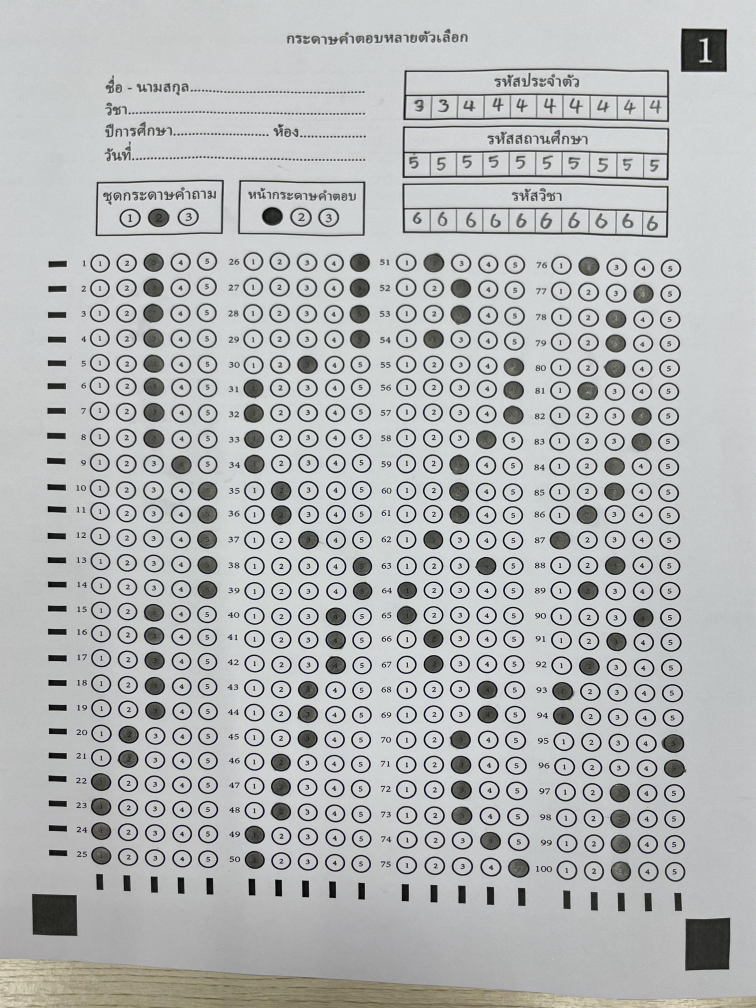
#> input picture unwarped/unwarped_IMG_7641.jpg, 3024 x 4032 px (shown at 1/4 size); the run also reads 1 picture not shown here
$ python multimaker.py
#> lines starting #> are read from the running program, lines starting #| are printed output that depends on the picture; after the words box and inside, x2 and y2 are one past the last pixel; in counts of white or black regions, pixels touching at a corner belong together
### Myclassbot.py
import cv2 as cv
import numpy as np


class Classbot:
    TRACKBAR_WINDOW = "Trackbars"
    def __init__(self, main_img, temp_img=""):
        self.tempimg = temp_img
        self.mainimg = main_img
        if temp_img is not None and isinstance(temp_img, np.ndarray):
            self.tempimg = temp_img


    def search(self,threshold=0.9,debug=False,mytxt=""):
        result = cv.matchTemplate(self.mainimg,self.tempimg,cv.TM_CCOEFF_NORMED)
        _,maxval,_,maxloc = cv.minMaxLoc(result)
        locations = np.where(result >= threshold)
        locations= list(zip(*locations[::-1]))
        #print(locations)
        height = self.tempimg.shape[0]
        width =  self.tempimg.shape[1]
        #print(maxval) ## ค่าความแม่นยำ
        #print(maxloc) ##  xy ที่เจอ จะเจอมุมซ้ายบนเสมอ
        rectangles =[]
        for loc in locations:
            rect = [int(loc[0]),int(loc[1]),width,height]
            rectangles.append(rect)
            rectangles.append(rect)
        point = []
        rectangles,_ =cv.groupRectangles(rectangles,groupThreshold=1,eps=0.2)
        #print(len(rectangles))
        if len(rectangles):
            for (x,y,w,h) in rectangles:
                topleft = (x,y)
                bottomright = (x+w,y+h)
                #get x y
                centerx = x + int( w / 2)
                centery = y +int( h / 2)
                ##add x y to point for click
                point.append((centerx,centery))
                if debug:
                    #puttxt
                    font = cv.FONT_ITALIC
                    #position
                    position = (topleft[0],topleft[1]-10)
                    #fontsize
                    fontsize = 0.5
                    #color
                    color = (255,0,255)
                    cv.putText(self.mainimg,mytxt,position,font,fontsize,color,thickness=2)
                    cv.rectangle(self.mainimg,topleft,bottomright,color=(255,0,255),thickness=2,lineType=cv.LINE_8)
                    cv.drawMarker(self.mainimg,(centerx,centery),color=(0,255,0),thickness=2,markerSize=40,markerType=cv.MARKER_CROSS)
        else:
            pass
            #print("ไม่เจอรูปภาพ")
        if debug:
            print(f"เจอรูปภาพทั้งหมด = {len(rectangles)}")
            print(point)
            ##show
            cv.imshow("result",self.mainimg)

        return point

    # [145 lines left out: functions getcolor, draw_rectangles, draw_crosshairs, init_control_gui, get_hsv_filter_from_controls, apply_hsv_filter and 1 more, not called in this run]


### multimaker.py
import cv2 as cv
import numpy as np
import os  # สำหรับการจัดการไฟล์และโฟลเดอร์
from Myclassbot import Classbot  # Import Classbot จาก Myclassbot.py

# กำหนดพาธโฟลเดอร์
input_folder = 'unwarped'  # โฟลเดอร์ที่เก็บภาพต้นฉบับ
template_folder = 'template'  # โฟลเดอร์ที่เก็บ Template
output_folder = 'results'  # โฟลเดอร์สำหรับบันทึกผลลัพธ์

# สร้างโฟลเดอร์สำหรับบันทึกผลลัพธ์หากยังไม่มี
os.makedirs(output_folder, exist_ok=True)

# โหลด Template (แนวนอนและแนวตั้ง)
templates = {
    'horizontal': os.path.join(template_folder, 'M1.JPG'),
    'vertical': os.path.join(template_folder, 'M3.JPG'),
}

# อ่านไฟล์ทั้งหมดในโฟลเดอร์ภาพต้นฉบับ
image_files = [f for f in os.listdir(input_folder) if f.lower().endswith(('.jpg', '.png'))]

# ประมวลผลแต่ละภาพในโฟลเดอร์
for image_file in image_files:
    print(f"Processing image: {image_file}")  # อ่านภาพทีละภาพ
    image_path = os.path.join(input_folder, image_file)

    # โหลดภาพต้นฉบับ
    main_image = cv.imread(image_path, cv.IMREAD_COLOR)
#> main_image is the input picture: shape (4032, 3024, 3); mean B, G, R 183.2, 183, 181
    if main_image is None:
        print(f"Error: Cannot load the image: {image_path}")
        continue

    # ปรับขนาดภาพต้นฉบับ
    resize_width, resize_height = 1024, 900
    main_image_resized = cv.resize(main_image, (resize_width, resize_height))
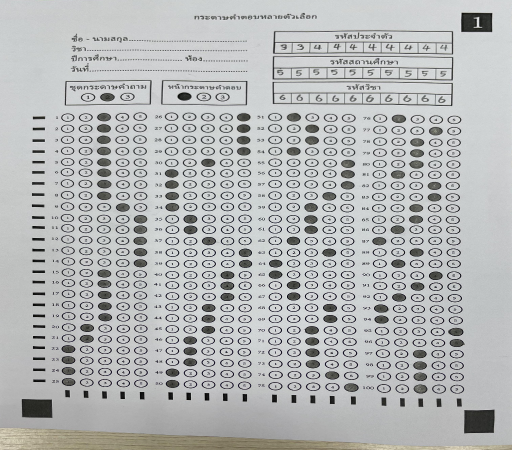
#> main_image_resized: shape (900, 1024, 3) (shown at 1/2 size); mean B, G, R 183.1, 182.8, 180.9

    # สร้างตัวแปรเก็บเส้นแนวนอนและแนวตั้ง
    horizontal_lines = []
    vertical_lines = []

    # เริ่มการประมวลผล Template ทั้งสองประเภท
    for name, pathimg in templates.items():
        print(f"Using template: {pathimg}")

        # โหลด Template
        template_image = cv.imread(pathimg, cv.IMREAD_COLOR)
        if template_image is None:
            print(f"Error: Cannot load the template image: {pathimg}")
            continue

        # ทดลองจับคู่หลายขนาด
        for scale in np.linspace(0.8, 1.2, 10):  # ทดลองปรับ Template หลายขนาด
            template_resized = cv.resize(template_image, (0, 0), fx=scale, fy=scale)

            # เรียกใช้ Classbot
            search = Classbot(main_image_resized, template_resized)
            points = search.search(debug=False, mytxt=name, threshold=0.7)  # ไม่ใช้ putText

            # เก็บเส้นแนวนอนหรือแนวตั้ง
            if points:
                print(f"Points found for {name}: {points}")
                if name == "horizontal":
                    for point in points:
                        # วาดเส้นแนวนอน
                        cv.line(main_image_resized, (0, point[1]), (resize_width, point[1]), (255, 0, 0), 1)
                        horizontal_lines.append(point[1])  # เก็บตำแหน่ง y
                elif name == "vertical":
                    for point in points:
                        # วาดเส้นแนวตั้ง
                        cv.line(main_image_resized, (point[0], 0), (point[0], resize_height), (0, 255, 0), 1)
                        vertical_lines.append(point[0])  # เก็บตำแหน่ง x
                break  # ออกจากการวนลูปเมื่อพบผลลัพธ์
            else:
                print(f"No matches found for scale {scale}")
#> this loop made 1 pass
#> (printed output is left out)
#> pass 1, in search, `result = cv.matchTemplate(self.mainimg,self.tempimg,cv.TM_CCOEFF_NORMED)`:
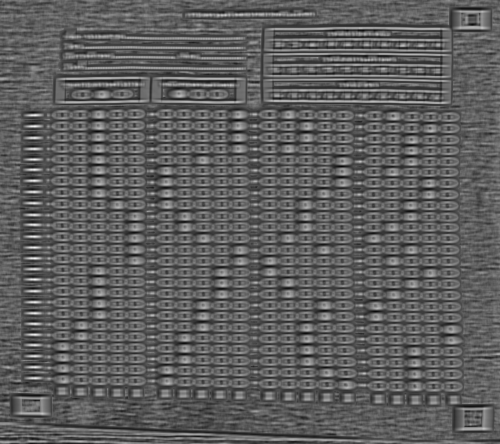
#> result: shape (888, 1000) float32 (shown at 1/2 size); min -0.555, max 0.914, mean -0.0101; drawn with min black and max white
#> after the loop:
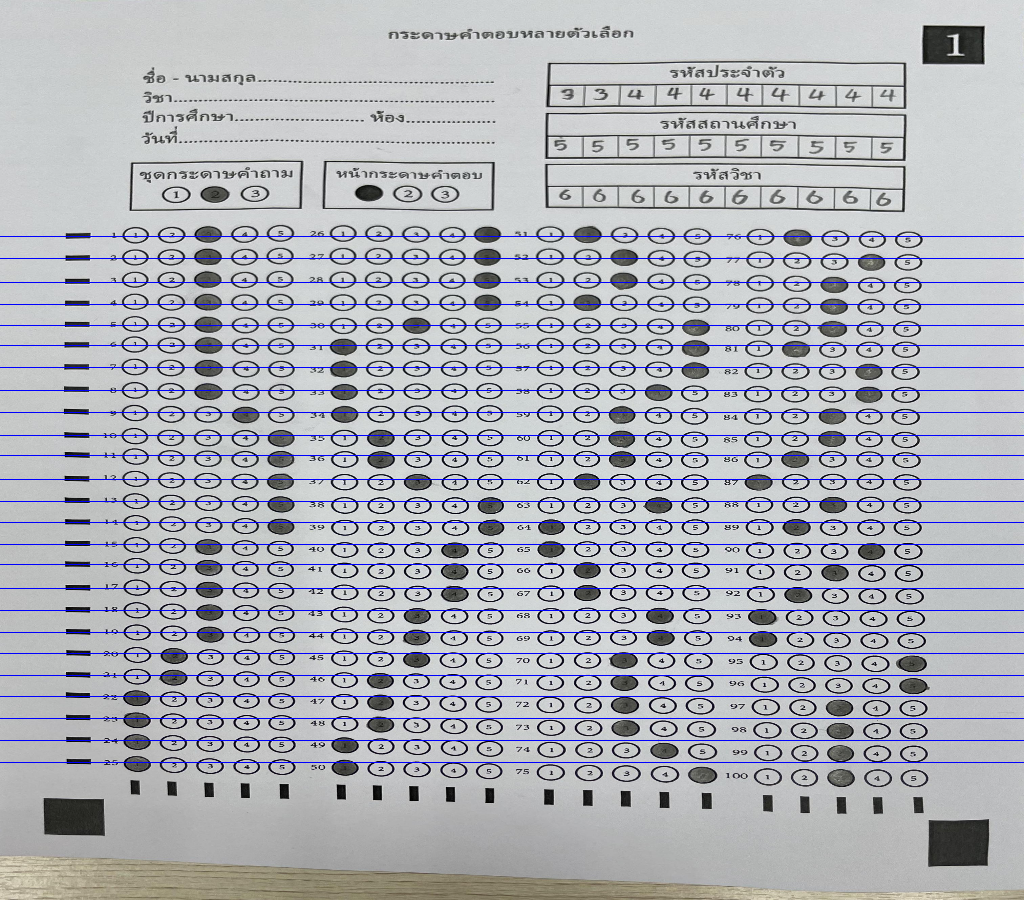
#> main_image_resized: shape (900, 1024, 3); 2.78% of pixels changed, all inside (x1, y1, x2, y2) = (0, 236, 1024, 763)
#> after the loop, horizontal_lines = 25 values from 236 to 762; vertical_lines = []

    # หาและแสดงจุดตัด
    for x in vertical_lines:
        for y in horizontal_lines:
            # วาดจุดตัด
            cv.circle(main_image_resized, (x, y), 5, (0, 0, 255), -1)
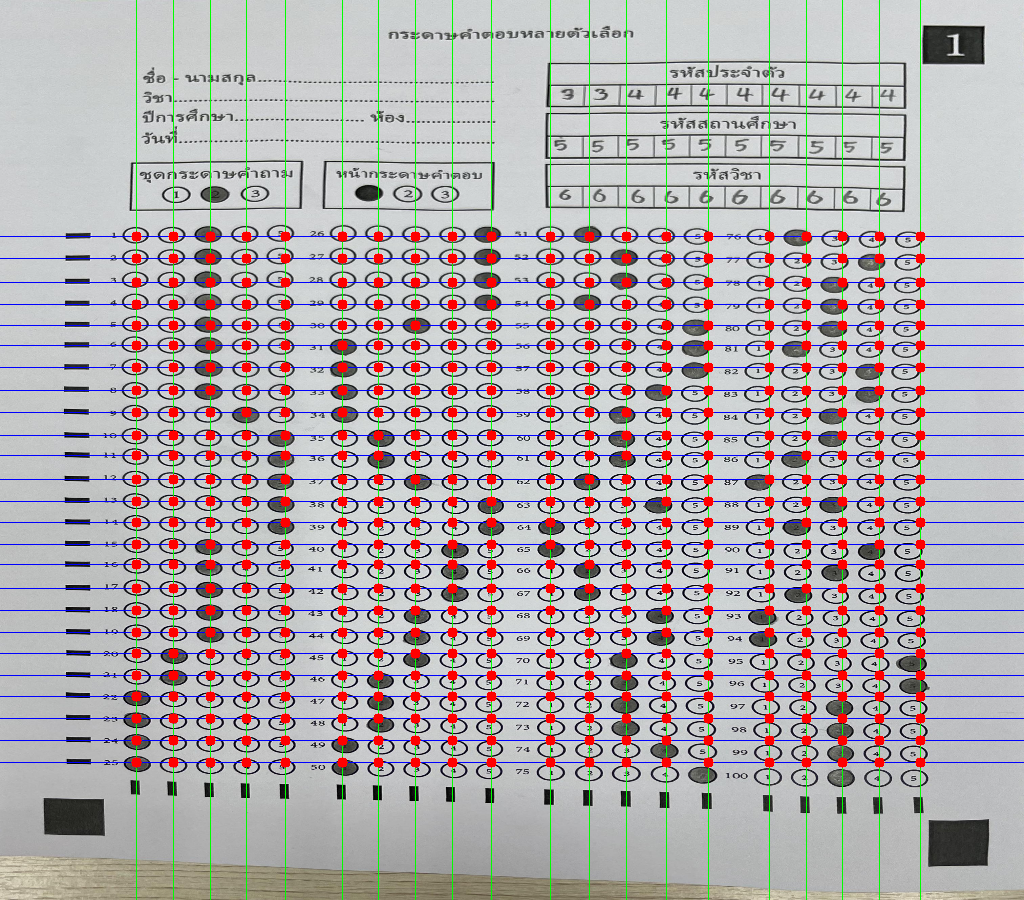
#> main_image_resized: shape (900, 1024, 3); 5.75% of pixels changed, all inside (x1, y1, x2, y2) = (131, 0, 926, 900)

    # บันทึกผลลัพธ์
    output_path = os.path.join(output_folder, f"result_{image_file}")
    cv.imwrite(output_path, main_image_resized)
    print(f"Result saved to: {output_path}")
#> pass 2 of the loop `for image_file in image_files:`:
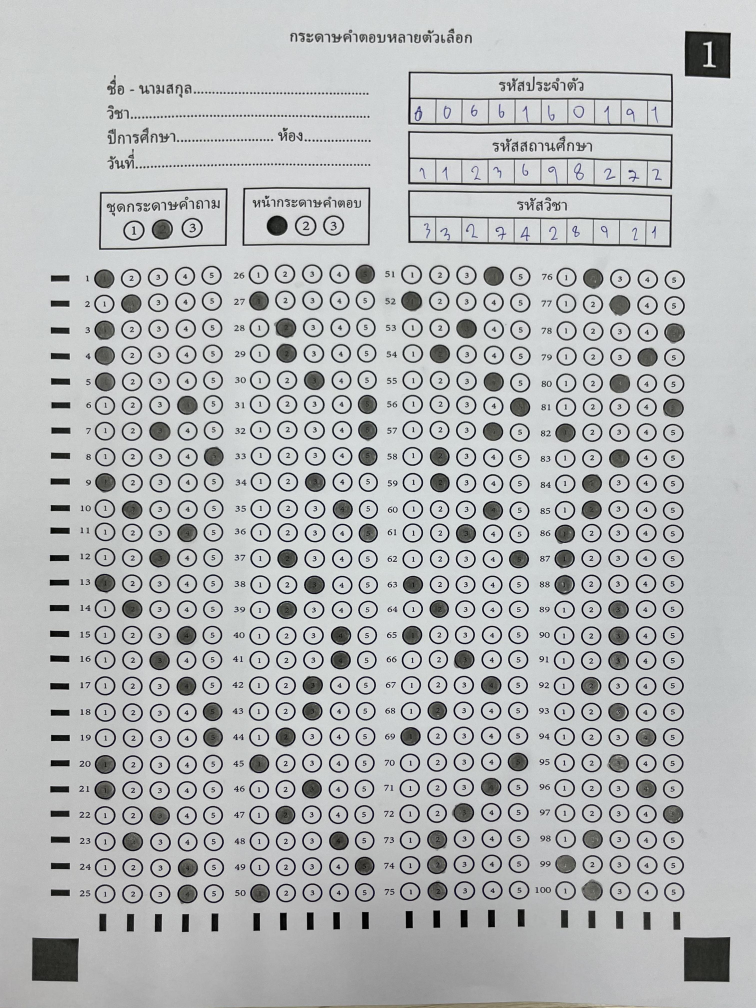
#> input picture unwarped/unwarped_IMG_7642.jpg, 3024 x 4032 px (shown at 1/4 size)
#> main_image is the input picture: shape (4032, 3024, 3); mean B, G, R 184.8, 184.1, 182
#> after the loop `for scale in np.linspace(0.8, 1.2, 10):`:
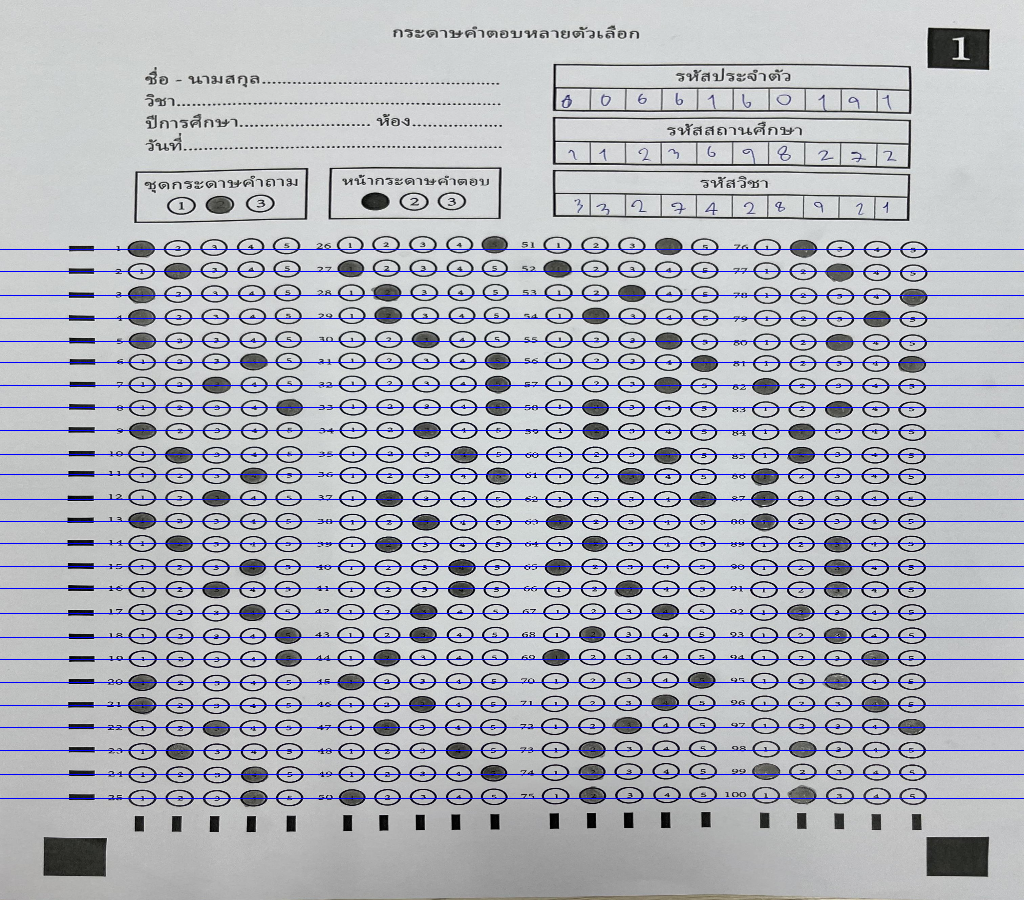
#> main_image_resized: shape (900, 1024, 3); mean B, G, R 187.2, 179.4, 177.3
#> after the loop `for x in vertical_lines:`:
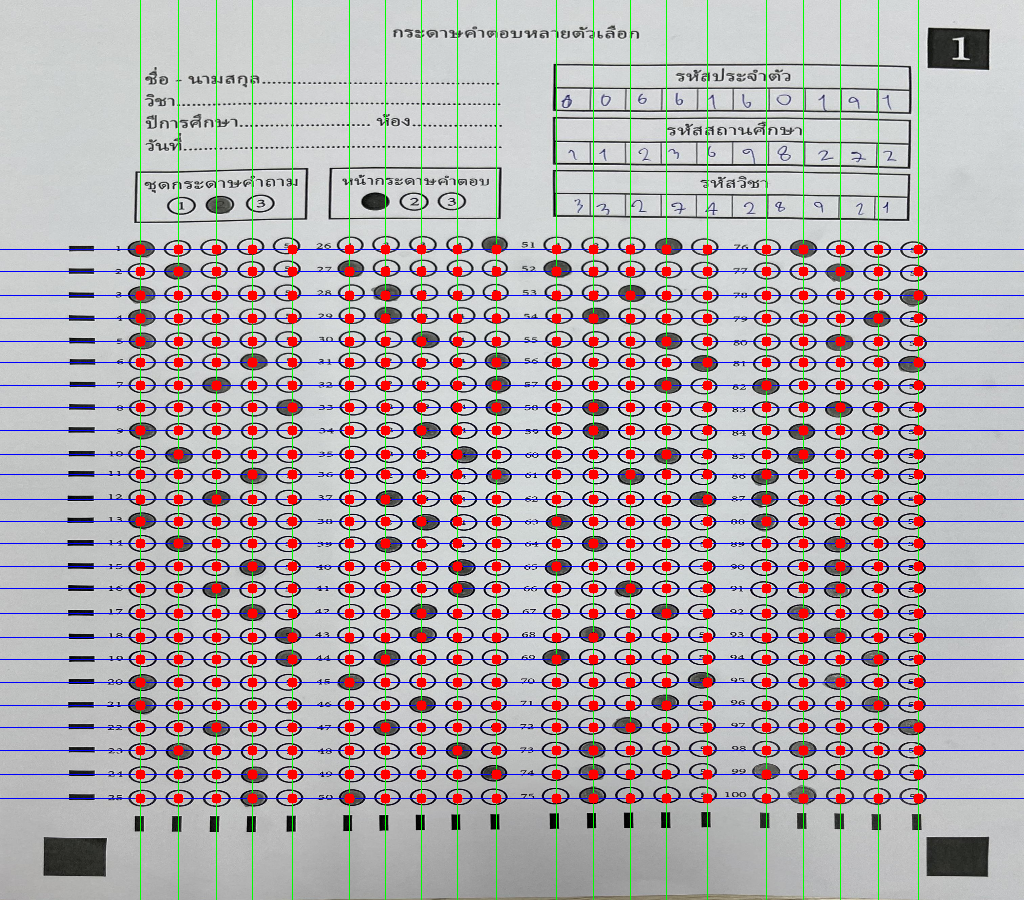
#> main_image_resized: shape (900, 1024, 3); 5.75% of pixels changed, all inside (x1, y1, x2, y2) = (135, 0, 924, 900)

# เสร็จสิ้น
print("Processing completed!")
